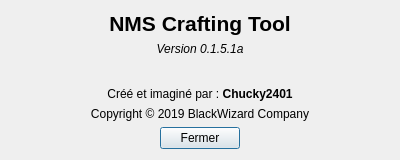
<?xml version="1.0" encoding="UTF-8"?>
<ui version="4.0">
 <class>DIA_apropos</class>
 <widget class="QDialog" name="DIA_apropos">
  <property name="geometry">
   <rect>
    <x>0</x>
    <y>0</y>
    <width>400</width>
    <height>160</height>
   </rect>
  </property>
  <property name="minimumSize">
   <size>
    <width>400</width>
    <height>160</height>
   </size>
  </property>
  <property name="maximumSize">
   <size>
    <width>400</width>
    <height>160</height>
   </size>
  </property>
  <property name="windowTitle">
   <string>Dialog</string>
  </property>
  <property name="modal">
   <bool>true</bool>
  </property>
  <layout class="QVBoxLayout" name="verticalLayout">
   <item>
    <widget class="QLabel" name="lNomApp">
     <property name="text">
      <string>&lt;html&gt;&lt;head/&gt;&lt;body&gt;&lt;p align=&quot;center&quot;&gt;&lt;span style=&quot; font-size:16pt; font-weight:600;&quot;&gt;NMS Crafting Tool&lt;/span&gt;&lt;/p&gt;&lt;/body&gt;&lt;/html&gt;</string>
     </property>
     <property name="textFormat">
      <enum>Qt::RichText</enum>
     </property>
    </widget>
   </item>
   <item>
    <widget class="QLabel" name="lVersionApp">
     <property name="text">
      <string>&lt;html&gt;&lt;head/&gt;&lt;body&gt;&lt;p align=&quot;center&quot;&gt;&lt;span style=&quot; font-style:italic;&quot;&gt;Version 0.1.5.1a&lt;/span&gt;&lt;/p&gt;&lt;/body&gt;&lt;/html&gt;</string>
     </property>
     <property name="textFormat">
      <enum>Qt::RichText</enum>
     </property>
    </widget>
   </item>
   <item>
    <spacer name="verticalSpacer">
     <property name="orientation">
      <enum>Qt::Vertical</enum>
     </property>
     <property name="sizeHint" stdset="0">
      <size>
       <width>20</width>
       <height>40</height>
      </size>
     </property>
    </spacer>
   </item>
   <item>
    <widget class="QLabel" name="label">
     <property name="text">
      <string>&lt;html&gt;&lt;head/&gt;&lt;body&gt;&lt;p align=&quot;center&quot;&gt;Créé et imaginé par : &lt;span style=&quot; font-weight:600;&quot;&gt;Chucky2401&lt;/span&gt;&lt;/p&gt;&lt;/body&gt;&lt;/html&gt;</string>
     </property>
     <property name="textFormat">
      <enum>Qt::RichText</enum>
     </property>
    </widget>
   </item>
   <item>
    <widget class="QLabel" name="label_2">
     <property name="text">
      <string>&lt;html&gt;&lt;head/&gt;&lt;body&gt;&lt;p align=&quot;center&quot;&gt;Copyright © 2019 BlackWizard Company&lt;/p&gt;&lt;/body&gt;&lt;/html&gt;</string>
     </property>
     <property name="textFormat">
      <enum>Qt::RichText</enum>
     </property>
    </widget>
   </item>
   <item>
    <layout class="QHBoxLayout" name="horizontalLayout">
     <item>
      <spacer name="horizontalSpacer">
       <property name="orientation">
        <enum>Qt::Horizontal</enum>
       </property>
       <property name="sizeHint" stdset="0">
        <size>
         <width>40</width>
         <height>20</height>
        </size>
       </property>
      </spacer>
     </item>
     <item>
      <widget class="QPushButton" name="pushButton">
       <property name="text">
        <string>Fermer</string>
       </property>
      </widget>
     </item>
     <item>
      <spacer name="horizontalSpacer_2">
       <property name="orientation">
        <enum>Qt::Horizontal</enum>
       </property>
       <property name="sizeHint" stdset="0">
        <size>
         <width>40</width>
         <height>20</height>
        </size>
       </property>
      </spacer>
     </item>
    </layout>
   </item>
  </layout>
 </widget>
 <resources/>
 <connections>
  <connection>
   <sender>pushButton</sender>
   <signal>clicked()</signal>
   <receiver>DIA_apropos</receiver>
   <slot>close()</slot>
   <hints>
    <hint type="sourcelabel">
     <x>200</x>
     <y>271</y>
    </hint>
    <hint type="destinationlabel">
     <x>350</x>
     <y>274</y>
    </hint>
   </hints>
  </connection>
 </connections>
</ui>
